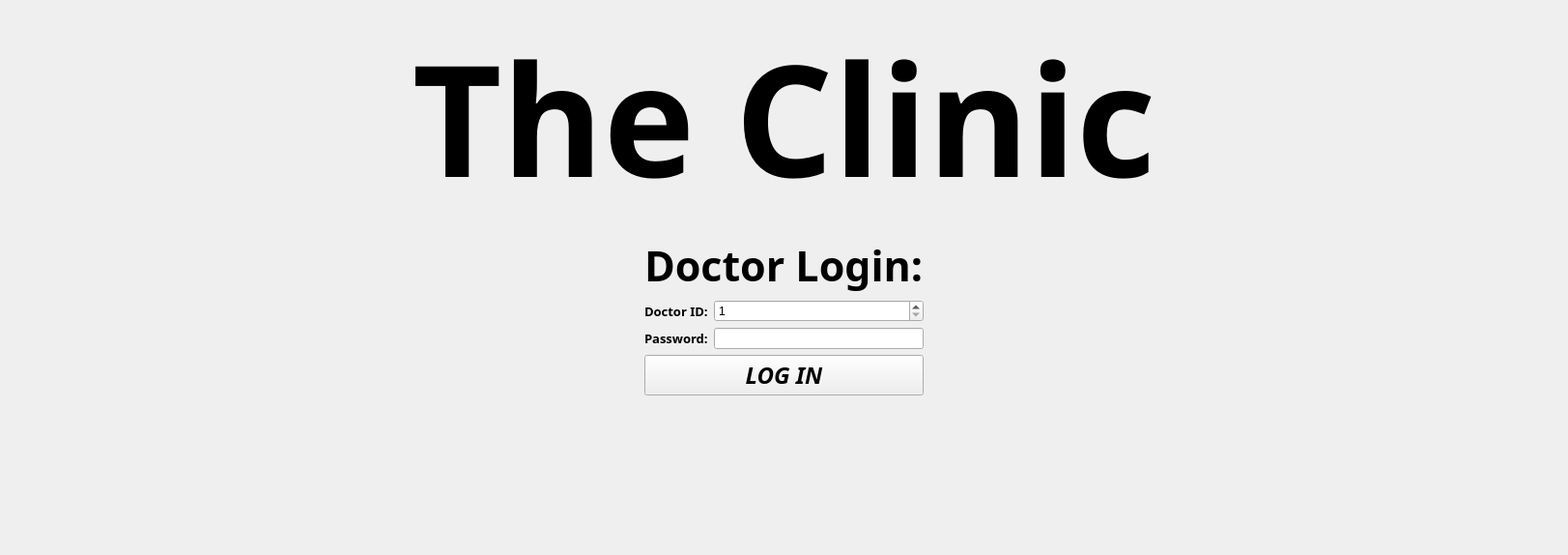
          <widget class="QWidget" name="tab_2">
           <attribute name="icon">
            <iconset>
             <normalon>:/doctor.ico</normalon>
            </iconset>
           </attribute>
           <attribute name="title">
            <string>Doctor</string>
           </attribute>
           <layout class="QGridLayout" name="gridLayout_12">
            <item row="1" column="1">
             <widget class="QFrame" name="frame_6">
              <property name="frameShape">
               <enum>QFrame::NoFrame</enum>
              </property>
              <property name="frameShadow">
               <enum>QFrame::Raised</enum>
              </property>
              <layout class="QFormLayout" name="formLayout_13">
               <item row="0" column="0" colspan="2">
                <widget class="QLabel" name="label_84">
                 <property name="font">
                  <font>
                   <family>Embassy BT</family>
                   <pointsize>32</pointsize>
                   <weight>75</weight>
                   <bold>true</bold>
                  </font>
                 </property>
                 <property name="text">
                  <string>Doctor Login:</string>
                 </property>
                </widget>
               </item>
               <item row="1" column="0">
                <widget class="QLabel" name="label_87">
                 <property name="font">
                  <font>
                   <family>MV Boli</family>
                   <pointsize>10</pointsize>
                   <weight>75</weight>
                   <bold>true</bold>
                  </font>
                 </property>
                 <property name="text">
                  <string>Doctor ID:</string>
                 </property>
                </widget>
               </item>
               <item row="1" column="1">
                <widget class="QSpinBox" name="doctorLoginID">
                 <property name="suffix">
                  <string/>
                 </property>
                 <property name="prefix">
                  <string/>
                 </property>
                 <property name="minimum">
                  <number>1</number>
                 </property>
                 <property name="maximum">
                  <number>99999</number>
                 </property>
                </widget>
               </item>
               <item row="2" column="0">
                <widget class="QLabel" name="label_88">
                 <property name="font">
                  <font>
                   <family>MV Boli</family>
                   <pointsize>10</pointsize>
                   <weight>75</weight>
                   <bold>true</bold>
                  </font>
                 </property>
                 <property name="text">
                  <string>Password:</string>
                 </property>
                </widget>
               </item>
               <item row="2" column="1">
                <widget class="QLineEdit" name="doctorLoginPassword">
                 <property name="echoMode">
                  <enum>QLineEdit::Password</enum>
                 </property>
                </widget>
               </item>
               <item row="3" column="0" colspan="2">
                <widget class="QPushButton" name="doctorLogin">
                 <property name="font">
                  <font>
                   <family>News701 BT</family>
                   <pointsize>18</pointsize>
                   <weight>75</weight>
                   <italic>true</italic>
                   <bold>true</bold>
                  </font>
                 </property>
                 <property name="text">
                  <string>LOG IN</string>
                 </property>
                </widget>
               </item>
               <item row="4" column="0" colspan="2">
                <widget class="QLabel" name="doctorLoginWarning">
                 <property name="enabled">
                  <bool>true</bool>
                 </property>
                 <property name="font">
                  <font>
                   <family>Impact</family>
                   <pointsize>12</pointsize>
                   <weight>75</weight>
                   <bold>true</bold>
                  </font>
                 </property>
                 <property name="text">
                  <string/>
                 </property>
                 <property name="alignment">
                  <set>Qt::AlignRight|Qt::AlignTrailing|Qt::AlignVCenter</set>
                 </property>
                </widget>
               </item>
              </layout>
             </widget>
            </item>
            <item row="2" column="1">
             <spacer name="verticalSpacer_5">
              <property name="orientation">
               <enum>Qt::Vertical</enum>
              </property>
              <property name="sizeHint" stdset="0">
               <size>
                <width>20</width>
                <height>117</height>
               </size>
              </property>
             </spacer>
            </item>
            <item row="0" column="0" colspan="3">
             <widget class="QLabel" name="mainTitle_4">
              <property name="font">
               <font>
                <family>Embassy BT</family>
                <pointsize>120</pointsize>
                <weight>75</weight>
                <bold>true</bold>
               </font>
              </property>
              <property name="frameShape">
               <enum>QFrame::NoFrame</enum>
              </property>
              <property name="frameShadow">
               <enum>QFrame::Sunken</enum>
              </property>
              <property name="text">
               <string>The Clinic</string>
              </property>
              <property name="alignment">
               <set>Qt::AlignCenter</set>
              </property>
             </widget>
            </item>
            <item row="1" column="2">
             <spacer name="horizontalSpacer_4">
              <property name="orientation">
               <enum>Qt::Horizontal</enum>
              </property>
              <property name="sizeHint" stdset="0">
               <size>
                <width>641</width>
                <height>20</height>
               </size>
              </property>
             </spacer>
            </item>
            <item row="1" column="0">
             <spacer name="horizontalSpacer_3">
              <property name="orientation">
               <enum>Qt::Horizontal</enum>
              </property>
              <property name="sizeHint" stdset="0">
               <size>
                <width>641</width>
                <height>20</height>
               </size>
              </property>
             </spacer>
            </item>
           </layout>
          </widget>
